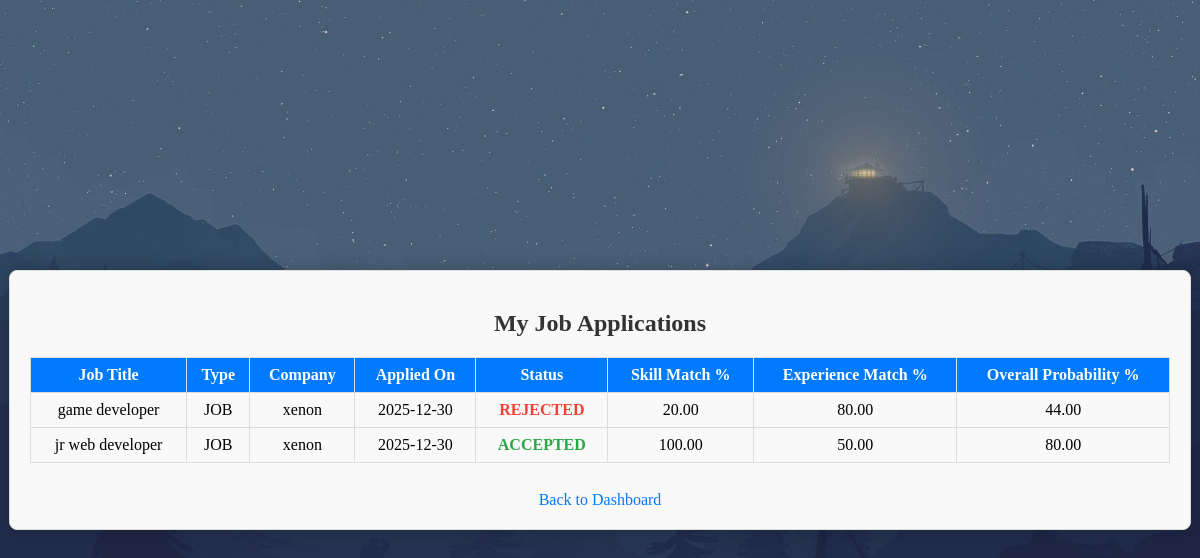
/user/view_applications.php (signed in), run on the app's committed database.
### tables this page shows
CREATE TABLE `application` (
  `APPLICATION_ID` int(11) NOT NULL,
  `USER_ID` int(11) NOT NULL,
  `OPPORTUNITY_ID` int(11) NOT NULL,
  `STATUS` enum('PENDING','ACCEPTED','REJECTED') NOT NULL,
  `APPLIED_ON` date NOT NULL DEFAULT curdate()
);

CREATE TABLE `opportunity` (
  `OPPORTUNITY_ID` int(11) NOT NULL,
  `TITLE` varchar(200) NOT NULL,
  `DEADLINE` date DEFAULT NULL,
  `REQ_CGPA` decimal(3,2) DEFAULT NULL,
  `EXPERIENCE` int(11) DEFAULT 0,
  `LOCATION` varchar(100) DEFAULT NULL,
  `DURATION` varchar(50) DEFAULT NULL,
  `STIPEND` decimal(10,2) DEFAULT NULL,
  `SALARY` decimal(10,2) DEFAULT NULL,
  `TYPE` enum('JOB','INTERNSHIP') NOT NULL,
  `COMPANY_ID` int(11) NOT NULL
);

CREATE TABLE `company` (
  `COMPANY_ID` int(11) NOT NULL,
  `COMPANY_NAME` varchar(100) NOT NULL,
  `username` varchar(100) NOT NULL,
  `password` varchar(255) NOT NULL,
  `location` varchar(150) NOT NULL DEFAULT 'Unknown',
  `industry` varchar(100) NOT NULL DEFAULT 'General'
);

CREATE TABLE `probability_analysis` (
  `ANALYSIS_ID` int(11) NOT NULL,
  `SKILL_MATCH_PERCENTAGE` decimal(5,2) NOT NULL DEFAULT 0.00,
  `EXPERIENCE_MATCH_PERCENTAGE` decimal(5,2) NOT NULL DEFAULT 0.00,
  `OVERALL_PROBABILITY_SCORE` decimal(5,2) DEFAULT 0.00,
  `APPLICATION_ID` int(11) NOT NULL
);

### user/view_applications.php (the view, shortened to what this page needs)
<?php
require '../DBconnect.php';
$user_id = $_SESSION['user_id'];
$sql = "
SELECT
    a.application_id,
    o.TITLE AS job_title,
    o.TYPE,
    c.company_name,
    a.status,
    a.applied_on,
    p.SKILL_MATCH_PERCENTAGE,
    p.EXPERIENCE_MATCH_PERCENTAGE,
    p.OVERALL_PROBABILITY_SCORE
FROM application a
JOIN opportunity o ON a.opportunity_id = o.OPPORTUNITY_ID
JOIN company c ON o.COMPANY_ID = c.company_id
LEFT JOIN probability_analysis p ON a.APPLICATION_ID = p.APPLICATION_ID
WHERE a.user_id = ?
ORDER BY a.applied_on DESC
";
$stmt = $conn->prepare($sql);
$stmt->bind_param("i", $user_id);
$stmt->execute();
$result = $stmt->get_result();
?>
<!DOCTYPE html>
<html>
<head>
    <link rel="stylesheet" href="../css/style.css">
</head>
<body>
<div class="form-box">
    <h2>My Job Applications</h2>
    <?php if($result->num_rows === 0): ?>
        <p>You have not applied to any jobs yet.</p>
    <?php else: ?>
        <table class="applications-table">
            <tr>
                <th>Job Title</th>
                <th>Type</th>
                <th>Company</th>
                <th>Applied On</th>
                <th>Status</th>
                <th>Skill Match %</th>
                <th>Experience Match %</th>
                <th>Overall Probability %</th>
            </tr>
            <?php while($row = $result->fetch_assoc()): ?>
            <tr>
                <td><?= htmlspecialchars($row['job_title']) ?></td>
                <td><?= $row['TYPE'] ?></td>
                <td><?= htmlspecialchars($row['company_name']) ?></td>
                <td><?= $row['applied_on'] ?></td>
                <td class="status-<?= $row['status'] ?>"><?= $row['status'] ?></td>
                <td><?= $row['SKILL_MATCH_PERCENTAGE'] ?? 0 ?></td>
                <td><?= $row['EXPERIENCE_MATCH_PERCENTAGE'] ?? 0 ?></td>
                <td><?= $row['OVERALL_PROBABILITY_SCORE'] ?? 0 ?></td>
            </tr>
            <?php endwhile; ?>
        </table>
    <?php endif; ?>
    <br>
    <a href="dashboard.php">Back to Dashboard</a>
</div>
</body>
</html>

### css/style.css (style rules this page uses)
body { background: url('../Image/background.jpg') no-repeat center center fixed; background-size: cover; display: flex; justify-content: center; align-items: center; height: 100vh; margin: 0; }
.form-box { background: rgba(255, 255, 255, 0.95); padding: 25px; width: 380px; border-radius: 8px; box-shadow: 0 0 20px rgba(0,0,0,0.2); }
.form-box h2 { text-align: center; margin-bottom: 20px; color: #333; }
.form-box a { display: block; text-align: center; margin-top: 10px; color: #007bff; text-decoration: none; }

### user/view_applications.php (style rules this page uses)
.applications-table { width:100%; border-collapse: collapse; margin-top:20px; }
.applications-table th, .applications-table td { border:1px solid #ddd; padding:8px; text-align:center; }
.applications-table th { background-color:#007bff; color:white; }
.form-box { width: 95%; margin: 20px auto; padding: 20px; border:1px solid #ddd; border-radius:8px; background:#f9f9f9; }
.status-ACCEPTED { color: #28a745; font-weight: bold; }
.status-REJECTED { color: #f44336; font-weight: bold; }
a { text-decoration: none; color: #007bff; }

### data on the page
application: OPPORTUNITY_ID.TITLE "game developer", OPPORTUNITY_ID.TYPE "JOB", company.COMPANY_NAME "xenon", APPLIED_ON "2025-12-30", STATUS "REJECTED", probability_analysis.SKILL_MATCH_PERCENTAGE "20.00", probability_analysis.EXPERIENCE_MATCH_PERCENTAGE "80.00", probability_analysis.OVERALL_PROBABILITY_SCORE "44.00"
application: OPPORTUNITY_ID.TITLE "jr web developer", OPPORTUNITY_ID.TYPE "JOB", company.COMPANY_NAME "xenon", APPLIED_ON "2025-12-30", STATUS "ACCEPTED", probability_analysis.SKILL_MATCH_PERCENTAGE "100.00", probability_analysis.EXPERIENCE_MATCH_PERCENTAGE "50.00", probability_analysis.OVERALL_PROBABILITY_SCORE "80.00"
